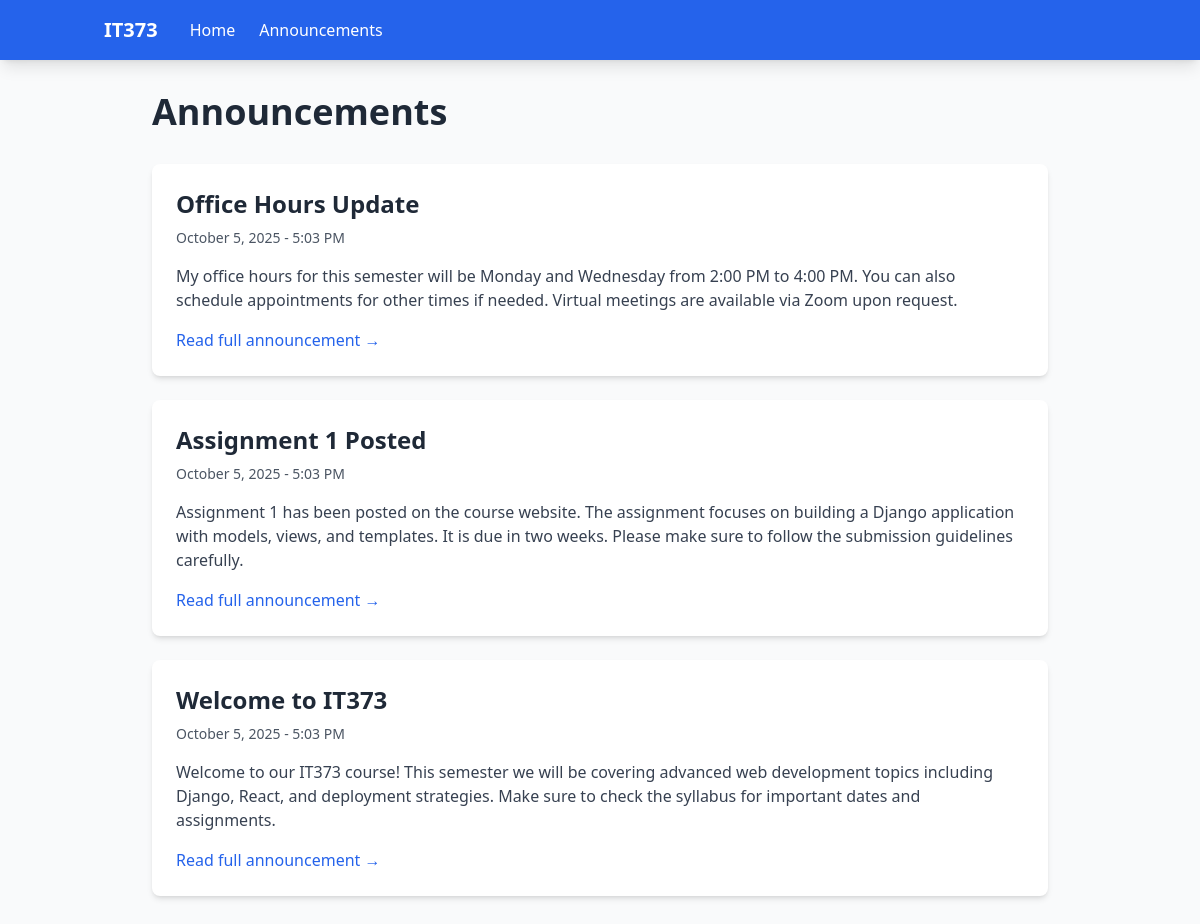
Page /announcements/ on the committed database.
### announcements/models.py (models this page shows, shortened)
class Announcement(models.Model):
    title = models.CharField(max_length=200)
    content = models.TextField()
    created_at = models.DateTimeField(auto_now_add=True)
    class Meta:
        ordering = ['-created_at']

### announcements/views.py (the view)
# urls.py: path('announcements/', views.announcement_list, name='announcement_list'),
def announcement_list(request):
    announcements = Announcement.objects.all()
    return render(request, 'announcements/announcement_list.html', {
        'announcements': announcements
    })

### announcements/templates/announcements/announcement_list.html (shortened to what this page needs)
{% extends 'announcements/base.html' %}
{% block content %}
<div class="max-w-4xl mx-auto">
    <h1 class="text-4xl font-bold text-gray-800 mb-8">Announcements</h1>
    {% if announcements %}
        <div class="space-y-6">
            {% for announcement in announcements %}
            <div class="bg-white rounded-lg shadow-md p-6 hover:shadow-lg transition duration-200">
                <h2 class="text-2xl font-semibold text-gray-800 mb-2">
                    <a href="{% url 'announcement_detail' announcement.id %}"
                       class="hover:text-blue-600 transition duration-200">
                        {{ announcement.title }}
                    </a>
                </h2>
                <p class="text-gray-600 text-sm mb-4">{{ announcement.created_at|date:"F j, Y - g:i A" }}</p>
                <div class="prose max-w-none text-gray-700">
                    {{ announcement.content|truncatewords:50 }}
                </div>
                <a href="{% url 'announcement_detail' announcement.id %}"
                   class="inline-block mt-4 text-blue-600 hover:text-blue-800 font-medium">
                    Read full announcement →
                </a>
            </div>
            {% endfor %}
        </div>
    {% else %}
        <div class="bg-white rounded-lg shadow-md p-8 text-center">
            <p class="text-gray-600 text-lg">No announcements available.</p>
        </div>
    {% endif %}
</div>
{% endblock %}

### rows in the picture
Announcement: title "Office Hours Update", created_at "October 5, 2025 - 5:03 PM", content "My office hours for this semester will be Monday and Wednesday from 2:00 PM to 4:00 PM. You can also schedule appointments for other times if needed. Virtual meetings are available via Zoom upon request."
Announcement: title "Assignment 1 Posted", created_at "October 5, 2025 - 5:03 PM", content "Assignment 1 has been posted on the course website. The assignment focuses on building a Django application with models, views, and templates. It is due in two weeks. Please make sure to follow the submission guidelines carefully."
Announcement: title "Welcome to IT373", created_at "October 5, 2025 - 5:03 PM", content "Welcome to our IT373 course! This semester we will be covering advanced web development topics including Django, React, and deployment strategies. Make sure to check the syllabus for important dates and assignments."
